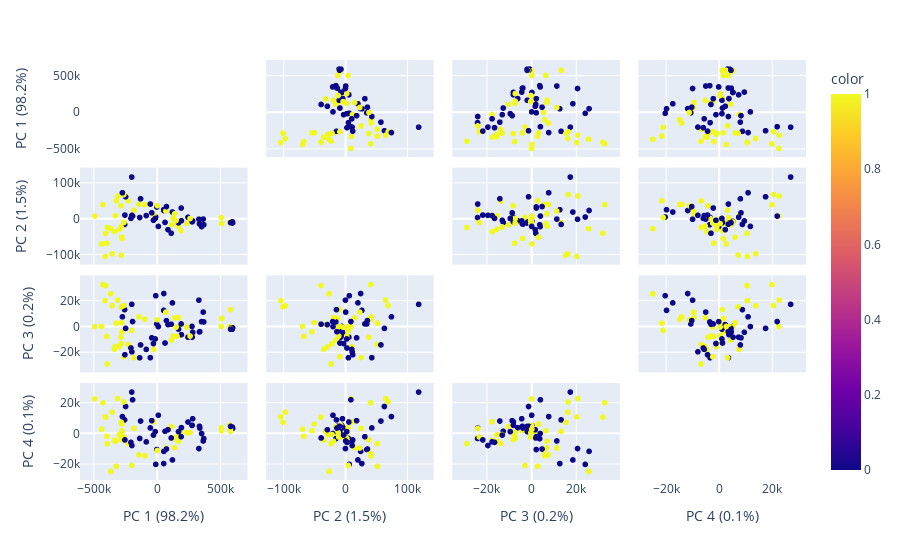

The notebook cell saved with this chart:
### Code cell
#import plotly.express as px

X = df3.loc[:, 'Attention': 'Gamma2']
pca = PCA(n_components = 4, 
         copy = False,
         whiten = False,
         svd_solver = 'auto',
         tol = 0.0,
         iterated_power = 'auto',
         random_state = None
         )

X_trans = pca.fit_transform(X)

labels = {
    str(i): f"PC {i+1} ({var:.1f}%)"
    for i, var in enumerate(pca.explained_variance_ratio_ * 100)
}

fig = px.scatter_matrix(
    X_trans,
    labels=labels,
    dimensions=range(4),
    color=df3["userdefinedlabel"]
)
fig.update_traces(diagonal_visible=False)
fig.show()
